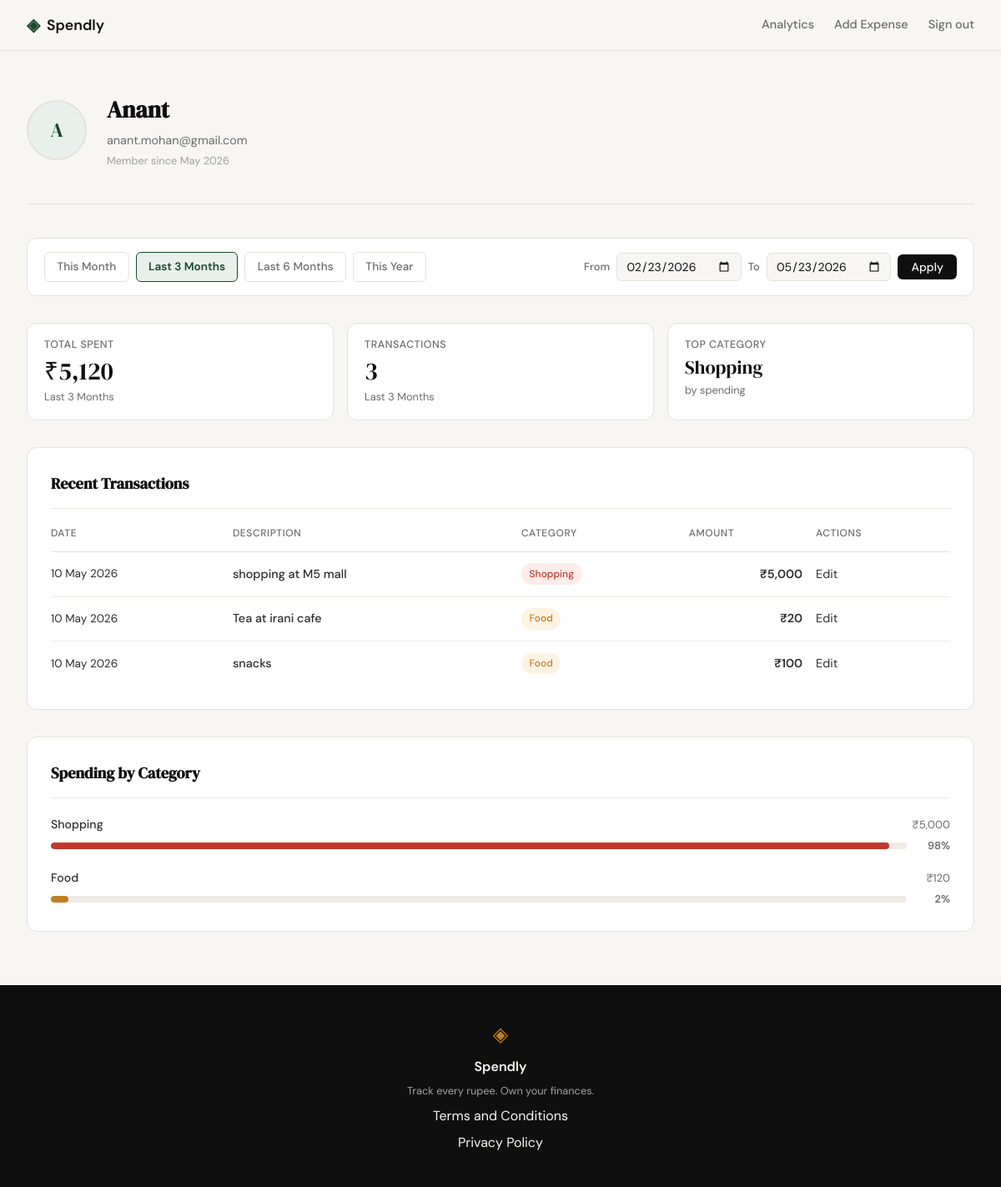
The page /profile?from=2026-02-23&to=2026-05-23 (signed in) on the database its author committed.
### tables this page shows
CREATE TABLE users (
            id            INTEGER   PRIMARY KEY AUTOINCREMENT,
            name          TEXT      NOT NULL,
            email         TEXT      UNIQUE NOT NULL,
            password_hash TEXT      NOT NULL,
            created_at    TIMESTAMP DEFAULT CURRENT_TIMESTAMP
        );

CREATE TABLE expenses (
            id         INTEGER   PRIMARY KEY AUTOINCREMENT,
            user_id    INTEGER   NOT NULL REFERENCES users(id) ON DELETE CASCADE,
            title      TEXT      NOT NULL,
            amount     REAL      NOT NULL,
            category   TEXT      NOT NULL CHECK(category IN (
                           'Food','Transport','Shopping','Bills',
                           'Entertainment','Health','Other')),
            date       TEXT      NOT NULL,
            note       TEXT,
            created_at TIMESTAMP DEFAULT CURRENT_TIMESTAMP
        );

### app.py (the view)
@app.route("/profile")
def profile():
    if not session.get("user_id"):
        return redirect(url_for("login"))
    today = date.today()
    presets = [
        {"label": "This Month",    "key": "this_month",    "from_date": today.replace(day=1).isoformat(),       "to_date": today.isoformat()},
        {"label": "Last 3 Months", "key": "last_3_months", "from_date": _months_ago(today, 3).isoformat(),      "to_date": today.isoformat()},
        {"label": "Last 6 Months", "key": "last_6_months", "from_date": _months_ago(today, 6).isoformat(),      "to_date": today.isoformat()},
        {"label": "This Year",     "key": "this_year",     "from_date": date(today.year, 1, 1).isoformat(),     "to_date": today.isoformat()},
    ]
    raw_from = request.args.get("from", "").strip()
    raw_to   = request.args.get("to",   "").strip()
    if raw_from and raw_to:
        try:
            datetime.strptime(raw_from, "%Y-%m-%d")
            datetime.strptime(raw_to,   "%Y-%m-%d")
        except ValueError:
            abort(400)
        from_date, to_date = raw_from, raw_to
    else:
        from_date = to_date = None
    active_preset = next(
        (p["key"] for p in presets if from_date == p["from_date"] and to_date == p["to_date"]),
        None,
    )
    if from_date and to_date:
        if active_preset:
            filter_label = next(p["label"] for p in presets if p["key"] == active_preset)
        else:
            d_from = datetime.strptime(from_date, "%Y-%m-%d")
            d_to   = datetime.strptime(to_date,   "%Y-%m-%d")
            filter_label = f"{d_from.strftime('%d %b')} – {d_to.strftime('%d %b %Y')}"
    else:
        filter_label = "all time"
    raw_user = get_user_by_id(session["user_id"])
    name_parts = raw_user["name"].split()
    initials = (name_parts[0][0] + (name_parts[-1][0] if len(name_parts) > 1 else "")).upper()
    member_since = datetime.strptime(
        raw_user["created_at"][:10], "%Y-%m-%d"
    ).strftime("%B %Y")
    user = {
        "name": raw_user["name"],
        "email": raw_user["email"],
        "initials": initials,
        "member_since": member_since,
    }
    raw_stats = get_expense_stats(session["user_id"], from_date=from_date, to_date=to_date)
    stats = {
        "total_spent": f"₹{raw_stats['total_spent']:,.0f}",
        "transaction_count": raw_stats["transaction_count"],
        "top_category": raw_stats["top_category"],
    }
    raw_txns = get_recent_expenses(session["user_id"], limit=10, from_date=from_date, to_date=to_date)
    transactions = [
        {
            "id": t["id"],
            "date": datetime.strptime(t["date"], "%Y-%m-%d").strftime("%d %b %Y"),
            "description": t["title"],
            "category": t["category"],
            "amount": f"₹{t['amount']:,.0f}",
        }
        for t in raw_txns
    ]
    categories = get_category_breakdown(session["user_id"], from_date=from_date, to_date=to_date)
    return render_template(
        "profile.html",
        user=user,
        stats=stats,
        transactions=transactions,
        categories=categories,
        presets=presets,
        filter_dates={"from_date": from_date or "", "to_date": to_date or "", "active_preset": active_preset},
        filter_label=filter_label,
    )

### app.py (called while the page is built)
def _months_ago(ref, n):
    total = ref.year * 12 + ref.month - 1 - n
    y, m = divmod(total, 12)
    m += 1
    d = min(ref.day, calendar.monthrange(y, m)[1])
    return date(y, m, d)

### database/db.py (called while the page is built)
def get_db():
    conn = sqlite3.connect(DB_PATH)
    conn.row_factory = sqlite3.Row
    conn.execute("PRAGMA foreign_keys = ON")
    return conn

def get_user_by_id(user_id):
    conn = get_db()
    row = conn.execute(
        "SELECT id, name, email, created_at FROM users WHERE id = ?", (user_id,)
    ).fetchone()
    conn.close()
    return row

def get_recent_expenses(user_id, limit=10, from_date=None, to_date=None):
    conn = get_db()
    sql = ("SELECT id, title, amount, category, date FROM expenses "
           "WHERE user_id = ?")
    params = [user_id]
    if from_date is not None and to_date is not None:
        sql += " AND date BETWEEN ? AND ?"
        params += [from_date, to_date]
    sql += " ORDER BY date DESC, id DESC LIMIT ?"
    params.append(limit)
    rows = conn.execute(sql, params).fetchall()
    conn.close()
    return rows

def get_category_breakdown(user_id, from_date=None, to_date=None):
    conn = get_db()
    sql = ("SELECT category, SUM(amount) AS total FROM expenses "
           "WHERE user_id = ?")
    params = [user_id]
    if from_date is not None and to_date is not None:
        sql += " AND date BETWEEN ? AND ?"
        params += [from_date, to_date]
    sql += " GROUP BY category ORDER BY total DESC"
    rows = conn.execute(sql, params).fetchall()
    conn.close()
    grand_total = sum(r["total"] for r in rows) or 1
    return [
        {
            "name": r["category"],
            "amount": f"₹{r['total']:,.0f}",
            "pct": round(r["total"] / grand_total * 100),
        }
        for r in rows
    ]

### templates/profile.html (shortened to what this page needs)
{% extends "base.html" %}
{% block head %}
<link rel="stylesheet" href="{{ url_for('static', filename='css/profile.css') }}">
{% endblock %}
{% block content %}
<div class="profile-page">
  <section class="profile-hero">
    <div class="profile-hero-inner">
      <div class="profile-avatar">{{ user.initials }}</div>
      <div class="profile-identity">
        <h1 class="profile-name">{{ user.name }}</h1>
        <p class="profile-email">{{ user.email }}</p>
        <p class="profile-since">Member since {{ user.member_since }}</p>
      </div>
    </div>
  </section>
  <section class="filter-bar">
    <div class="filter-presets">
      {% for p in presets %}
      <a class="filter-preset {% if filter_dates.active_preset == p.key %}filter-preset--active{% endif %}"
         href="{{ url_for('profile') }}?from={{ p.from_date }}&to={{ p.to_date }}">
        {{ p.label }}
      </a>
      {% endfor %}
    </div>
    <form class="filter-form" method="GET" action="{{ url_for('profile') }}">
      <div class="filter-inputs">
        <label class="filter-label-text" for="filter-from">From</label>
        <input class="form-input filter-date-input" type="date" id="filter-from"
               name="from" value="{{ filter_dates.from_date }}">
        <label class="filter-label-text" for="filter-to">To</label>
        <input class="form-input filter-date-input" type="date" id="filter-to"
               name="to" value="{{ filter_dates.to_date }}">
        <button type="submit" class="btn-primary filter-apply-btn">Apply</button>
      </div>
    </form>
  </section>
  <div class="profile-body">
    <section class="profile-stats">
      <div class="stat-card">
        <span class="stat-label">Total Spent</span>
        <span class="stat-value">{{ stats.total_spent }}</span>
        <span class="stat-sub">{{ filter_label }}</span>
      </div>
      <div class="stat-card">
        <span class="stat-label">Transactions</span>
        <span class="stat-value">{{ stats.transaction_count }}</span>
        <span class="stat-sub">{{ filter_label }}</span>
      </div>
      <div class="stat-card">
        <span class="stat-label">Top Category</span>
        <span class="stat-value stat-value--sm">{{ stats.top_category }}</span>
        <span class="stat-sub">by spending</span>
      </div>
    </section>
    <section class="profile-section">
      <h2 class="profile-section-title">Recent Transactions</h2>
      <div class="profile-table-wrap">
        <table class="profile-table">
          <thead>
            <tr>
              <th>Date</th>
              <th>Description</th>
              <th>Category</th>
              <th class="col-right">Amount</th>
              <th>Actions</th>
            </tr>
          </thead>
          <tbody>
            {% for tx in transactions %}
            <tr>
              <td class="tx-date">{{ tx.date }}</td>
              <td class="tx-desc">{{ tx.description }}</td>
              <td>
                <span class="tx-badge tx-badge--{{ tx.category | lower | replace(' ', '-') }}">
                  {{ tx.category }}
                </span>
              </td>
              <td class="tx-amount">{{ tx.amount }}</td>
              <td class="tx-actions">
                <a href="{{ url_for('edit_expense', id=tx.id) }}" class="tx-edit-link">Edit</a>
              </td>
            </tr>
            {% endfor %}
          </tbody>
        </table>
      </div>
    </section>
    <section class="profile-section">
      <h2 class="profile-section-title">Spending by Category</h2>
      <div class="profile-categories">
        {% for cat in categories %}
        <div class="cat-row">
          <div class="cat-meta">
            <span class="cat-name">{{ cat.name }}</span>
            <span class="cat-amount">{{ cat.amount }}</span>
          </div>
          <div class="cat-bar-wrap">
            <div class="cat-bar-track">
              <div class="cat-bar-fill cat-bar--{{ cat.name | lower | replace(' ', '-') }}"
                   style="--fill: {{ cat.pct }}%"></div>
            </div>
            <span class="cat-pct">{{ cat.pct }}%</span>
          </div>
        </div>
        {% endfor %}
      </div>
    </section>
  </div>
</div>
{% endblock %}

### static/css/style.css (style rules this page uses)
:root { --ink: #0f0f0f; --ink-soft: #2d2d2d; --ink-muted: #6b6b6b; --ink-faint: #a0a0a0; --paper: #f7f6f3; --paper-warm: #f0ede6; --paper-card: #ffffff; --accent: #1a472a; --accent-light: #e8f0eb; --accent-2: #c17f24; --accent-2-light: #fdf3e3; --danger: #c0392b; --danger-light: #fdecea; --border: #e4e1da; --border-soft: #eeebe4; --font-display: 'DM Serif Display', Georgia, serif; --font-body: 'DM Sans', system-ui, sans-serif; --max-width: 1200px; --auth-width: 440px; --radius-sm: 6px; --radius-md: 12px; --radius-lg: 20px; }
*, *::before, *::after { box-sizing: border-box; margin: 0; padding: 0; }
html { font-size: 16px; scroll-behavior: smooth; }
body { background: var(--paper); color: var(--ink); font-family: var(--font-body); font-size: 1rem; line-height: 1.6; -webkit-font-smoothing: antialiased; }
a { color: inherit; text-decoration: none; }
.btn-primary { display: inline-block; background: var(--ink); color: var(--paper); padding: 0.65rem 1.5rem; border-radius: var(--radius-sm); font-family: var(--font-body); font-size: 0.9rem; font-weight: 500; cursor: pointer; border: none; transition: background 0.2s; text-decoration: none; }
.form-input { width: 100%; padding: 0.6rem 0.875rem; border: 1px solid var(--border); border-radius: var(--radius-sm); font-family: var(--font-body); font-size: 0.95rem; color: var(--ink); background: var(--paper); outline: none; transition: border-color 0.2s; }
.form-input::placeholder { color: var(--ink-faint); }

### rows shown on the page
users: name "Anant", email "anant.mohan@gmail.com"
expenses: date "10 May 2026", description "shopping at M5 mall", category "Shopping", amount "₹5,000"
expenses: date "10 May 2026", description "Tea at irani cafe", category "Food", amount "₹20"
expenses: date "10 May 2026", description "snacks", category "Food", amount "₹100"

### other values the page prints
{{ user.initials }} "A"
{{ user.member_since }} "May 2026"
{{ p.label }} "This Month" "Last 3 Months" "Last 6 Months" "This Year"
{{ stats.total_spent }} "₹5,120"
{{ filter_label }} "Last 3 Months"
{{ stats.transaction_count }} "3"
{{ stats.top_category }} "Shopping"
{{ cat.name }} "Shopping" "Food"
{{ cat.amount }} "₹5,000" "₹120"
{{ cat.pct }} "98" "2"
